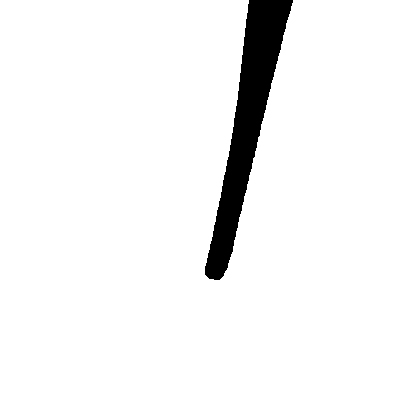
#> input picture mask1.jpg, 400 x 400 px
$ python light-leak.py
#> lines starting #> are read from the running program, lines starting #| are printed output that depends on the picture; after the words box and inside, x2 and y2 are one past the last pixel; in counts of white or black regions, pixels touching at a corner belong together
### common_utils.py
import numpy as np
import cv2


# Common file impementing some complex transforms like:
#   gamma adjustment, summing/blending images, blur filter etc.
# (as per Q4 & Q8 on the FAQ these are self-written & do not use complex opencv methods)

def adjust_gamma(image, gamma=1.0):
    invGamma = 1.0 / gamma
    image = image / 255
    image = image ** invGamma
    image = np.floor(255 * image)
    return image.astype(np.uint8)


def kernel_filter(image, scalar, kernel):
    rows = image.shape[0]
    cols = image.shape[1]
    ksize = kernel.shape[0]
    lim = (ksize - 1) // 2

    out = np.zeros(image.shape, np.uint8)

    image = np.pad(image, ksize - 1, mode='edge')

    for i in range(rows):
        ik = i + ksize - 1
        for j in range(cols):
            jk = j + ksize - 1
            roi = image[ik - lim:ik + lim + 1, jk - lim:jk + lim + 1]
            out[i][j] = scalar * np.sum(roi * kernel)

    return out


def filter_image(image, scalar, kernel):
    if len(image.shape) != 3:
        channels = [image]
    else:
        channels = cv2.split(image)

    for i in range(len(channels)):
        channels[i] = kernel_filter(channels[i], scalar, kernel)

    return cv2.merge(channels)


def box_blur(image, ksize=3):
    return filter_image(image, 1 / (ksize ** 2), np.ones((ksize, ksize), np.uint8))


# [15 lines left out: functions motion_blur_horizontal, add_weighted, not called in this run]

### light-leak.py
import cv2
import numpy as np
import common_utils as utils

# Params
IMAGE = "face1.jpg"
MASK = "mask1.jpg"
DARKENING_COEFF = 0.6
BLENDING_COEFF = 0.4
RAINBOW = False

# Extra params
RAINBOW_STRETCH = 1.1
BLUR = 7


# See https://www.desmos.com/calculator/j9k8tz4nml for these functions graphed
# w = width of row, a = max amplitude of warp, x = position of pixel in row (left to right)
def blue_adjust(w, a, x):
    return a / w * x


def red_adjust(w, a, x):
    return -a / w * (x - w)


def green_adjust(w, a, x):
    return -abs((2 * a) / w * x - a) + a


def rainbow(image, b, g, r):
    rows, cols, channels = img.shape
    for i in range(rows):
        row = []

        for j in range(cols):
            if np.all(image[i][j]):
                row.append((i, j))

        width = len(row)
        if width == 0:
            continue

        for j in range(width):
            n, m = row[j]
            image[n][n][0] *= blue_adjust(width, b, j)
            image[n][m][1] *= green_adjust(width, g, j)
            image[n][m][2] *= red_adjust(width, r, j)

    return image


# Invert mask + threshold it
mask_grey = cv2.imread(MASK, cv2.IMREAD_GRAYSCALE)
#> mask_grey is the input picture: shape (400, 400); min 0, max 255, mean 242
ret, mask = cv2.threshold(mask_grey, 200, 255, cv2.THRESH_BINARY_INV)
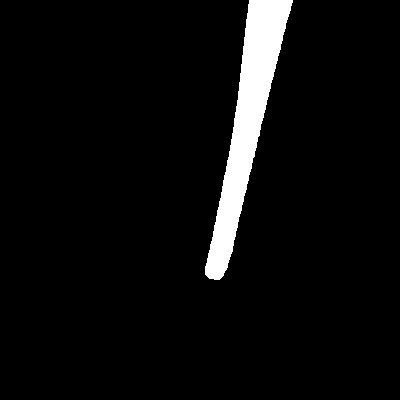
#> mask: shape (400, 400); 5.1% white; 1 white region, box (x1, y1, x2, y2) and area: (205, 0, 293, 280) 8150

img = cv2.imread(IMAGE)
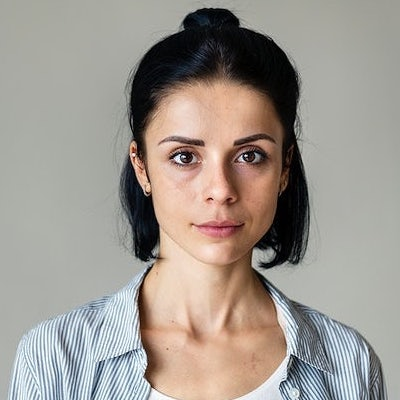
#> input picture face1.jpg, 400 x 400 px
#> img is the input picture: shape (400, 400, 3); mean B, G, R 143.9, 151.2, 158.4

# Darken image
darkened = utils.adjust_gamma(img, DARKENING_COEFF)
#> in adjust_gamma, `image = image ** invGamma`:
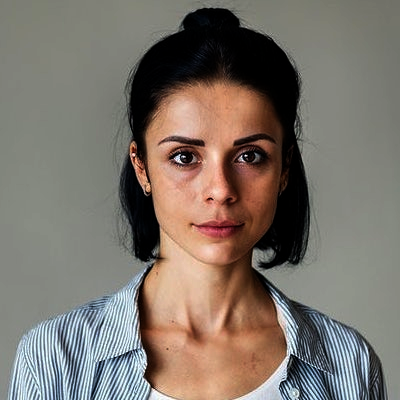
#> image: shape (400, 400, 3) float64; mean of channels 0, 1, 2 0.422, 0.455, 0.491; drawn as B, G, R

# Mask out the "bright" segment of our original segment with our mask
fg = cv2.bitwise_and(img, img, mask=mask)
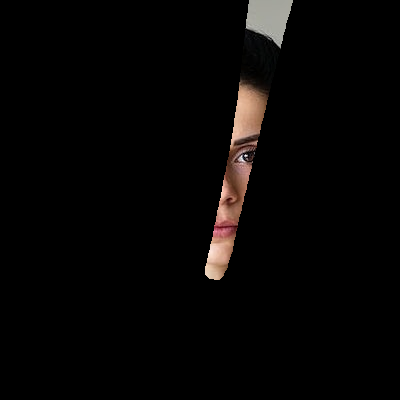
#> fg: shape (400, 400, 3); mean B, G, R 4.6, 5.3, 6.7

if RAINBOW:
    fg = rainbow(fg, RAINBOW_STRETCH, RAINBOW_STRETCH, RAINBOW_STRETCH)

fg = utils.box_blur(fg, BLUR)
#> the loop in filter_image, `for i in range(len(channels)):` made 1 pass
#> (rows in kernel_filter, cols in kernel_filter, ksize in kernel_filter, lim in kernel_filter) on pass 1: (400, 400, 7, 3)
#> pass 1, in kernel_filter, `image = np.pad(image, ksize - 1, mode='edge')`:
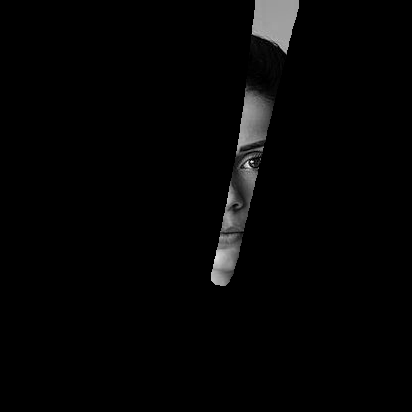
#> image: shape (412, 412); min 0, max 255, mean 4.6
#> (the run stopped early here; a loop or call above may not have finished)
